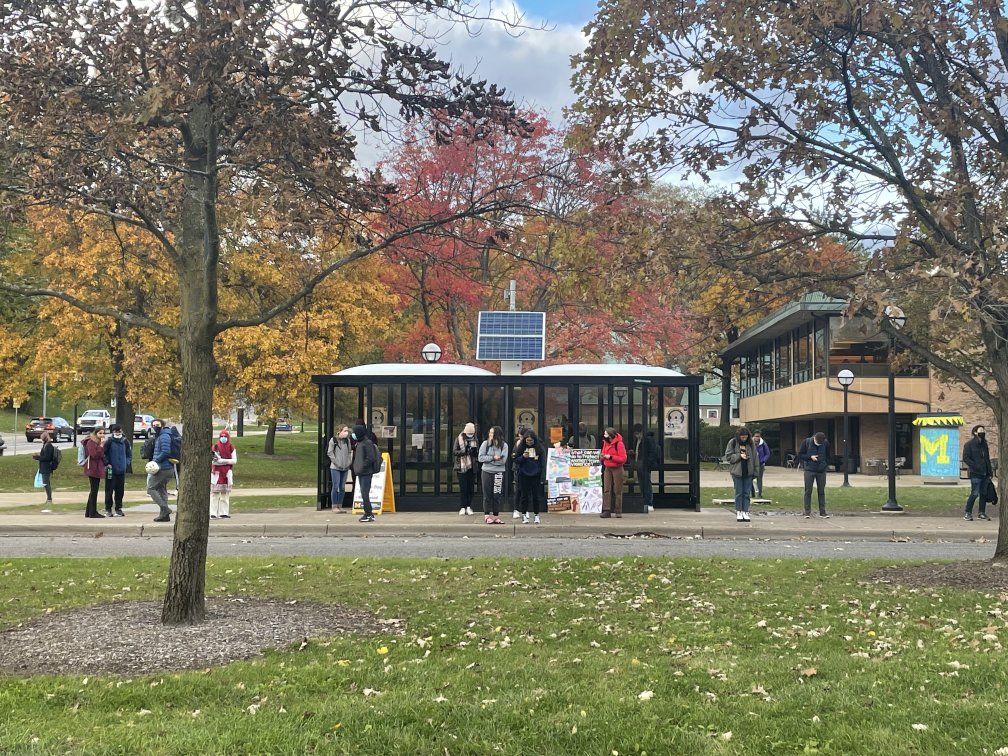
#> input picture object_detection/IMG_4194.jpg, 4032 x 3024 px (shown at 1/4 size)
$ python -i color.py   (imports and definitions only)
#> lines starting #> are read from the running program, lines starting #| are printed output that depends on the picture
#> further down, picture is the input picture: shape (3024, 4032, 3); mean B, G, R 100.4, 121.5, 123.4
import numpy as np
import matplotlib.pyplot as plt
import cv2

# [109 lines left out: function WhiteBalance, not called in this run]

def white_balance_1(img):


    r, g, b = cv2.split(img)
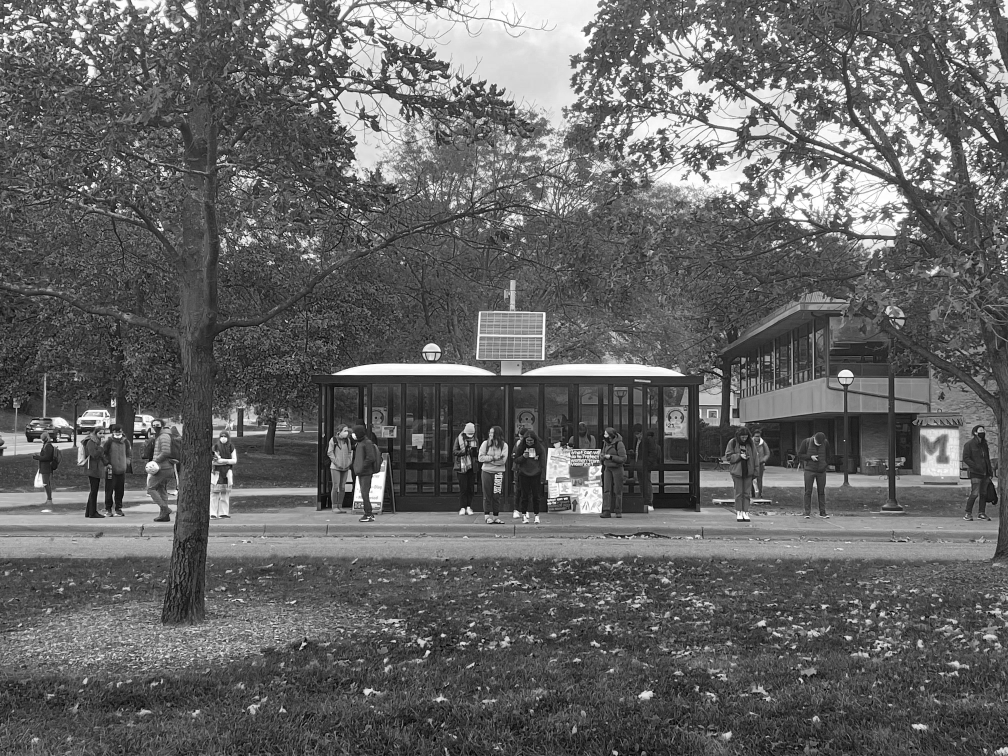
#> r: shape (3024, 4032) (shown at 1/4 size); min 0, max 255, mean 100.4
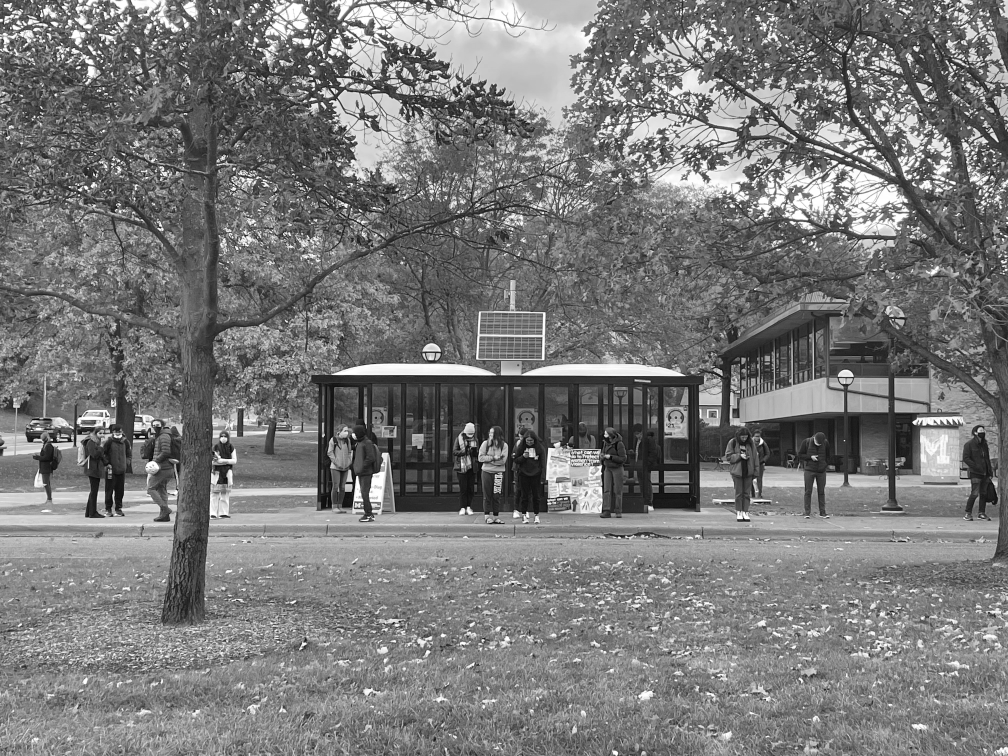
#> g: shape (3024, 4032) (shown at 1/4 size); min 0, max 255, mean 121.5
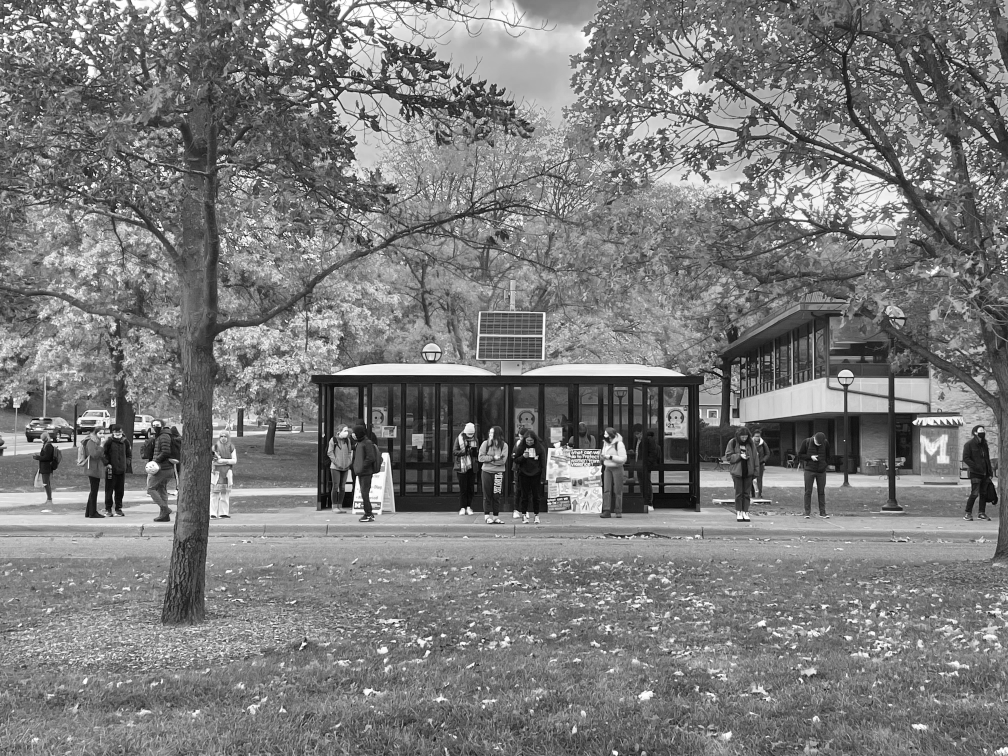
#> b: shape (3024, 4032) (shown at 1/4 size); min 0, max 255, mean 123.4
    r_avg = cv2.mean(r)[0]
#> r_avg = 100.4
    g_avg = cv2.mean(g)[0]
#> g_avg = 121.5
    b_avg = cv2.mean(b)[0]
#> b_avg = 123.4

    k = (r_avg + g_avg + b_avg) / 3
#> k = 115.1
    kr = k / r_avg
#> kr = 1.15
    kg = k / g_avg
#> kg = 0.947
    kb = k / b_avg
#> kb = 0.933
    r = cv2.addWeighted(src1=r, alpha=kr, src2=0, beta=0, gamma=0)
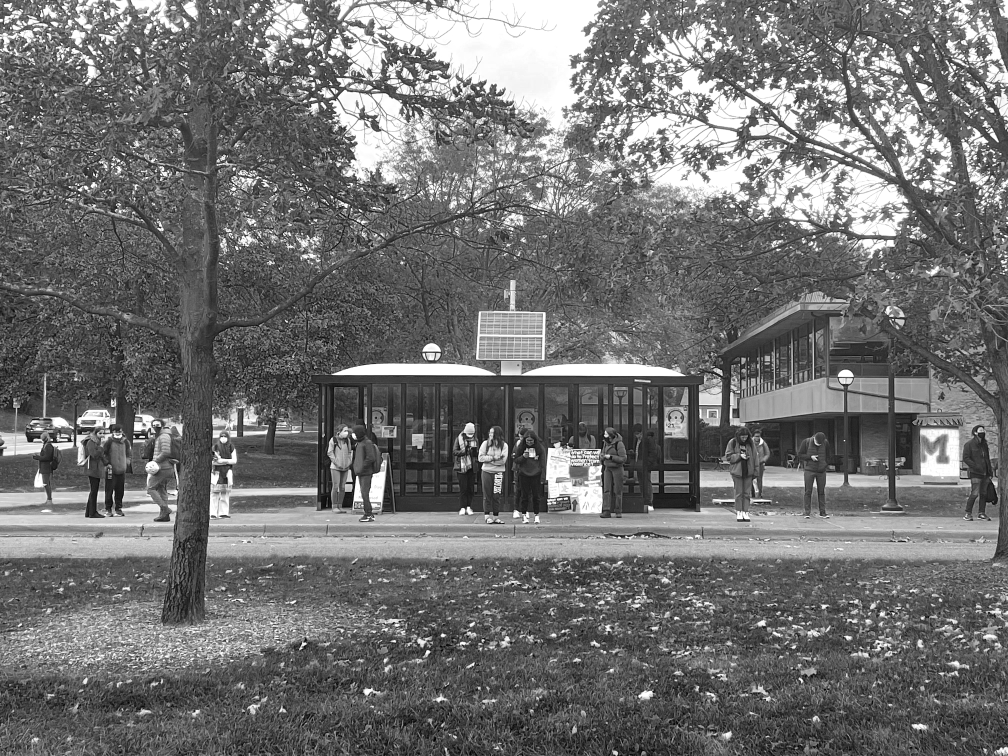
#> r: shape (3024, 4032) (shown at 1/4 size); min 0, max 255, mean 113.7
    g = cv2.addWeighted(src1=g, alpha=kg, src2=0, beta=0, gamma=0)
    b = cv2.addWeighted(src1=b, alpha=kb, src2=0, beta=0, gamma=0)
    balance_img = cv2.merge([b, g, r])
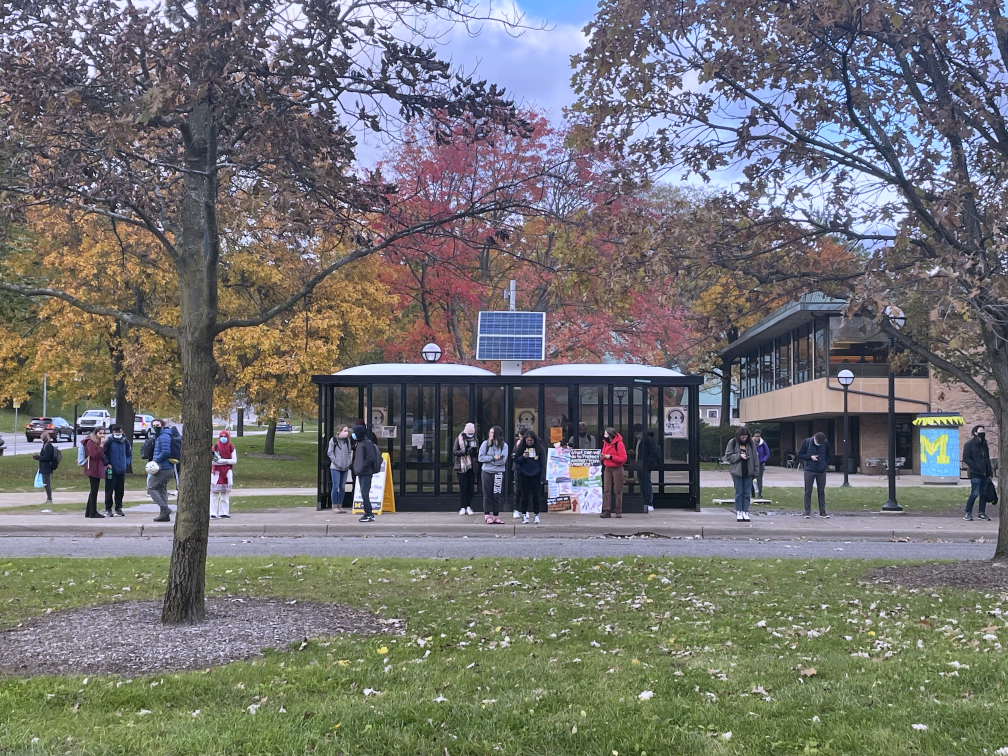
#> balance_img: shape (3024, 4032, 3) (shown at 1/4 size); mean R, G, B 115.1, 115.1, 113.7
    return balance_img

# [268 lines left out: functions white_balance_2, white_balance_3, white_balance_4, white_balance_5, not called in this run]

>>> import cv2
>>> picture = cv2.imread('IMG_4194.jpg')
>>> result = white_balance_1(picture)

$ run again, on object_detection/test.jpeg
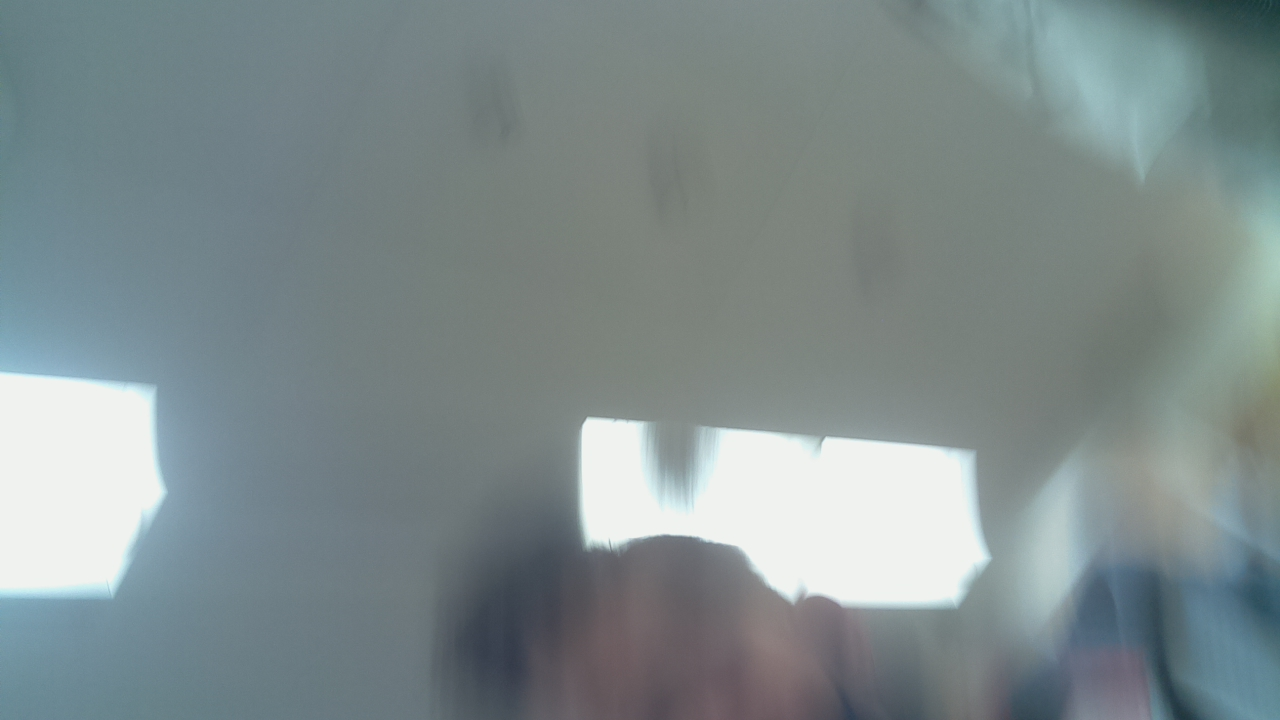
#> input picture object_detection/test.jpeg, 1280 x 720 px
#> picture is the input picture: shape (720, 1280, 3); mean B, G, R 141.2, 140.1, 127.2
#> in white_balance_1, `r, g, b = cv2.split(img)`:
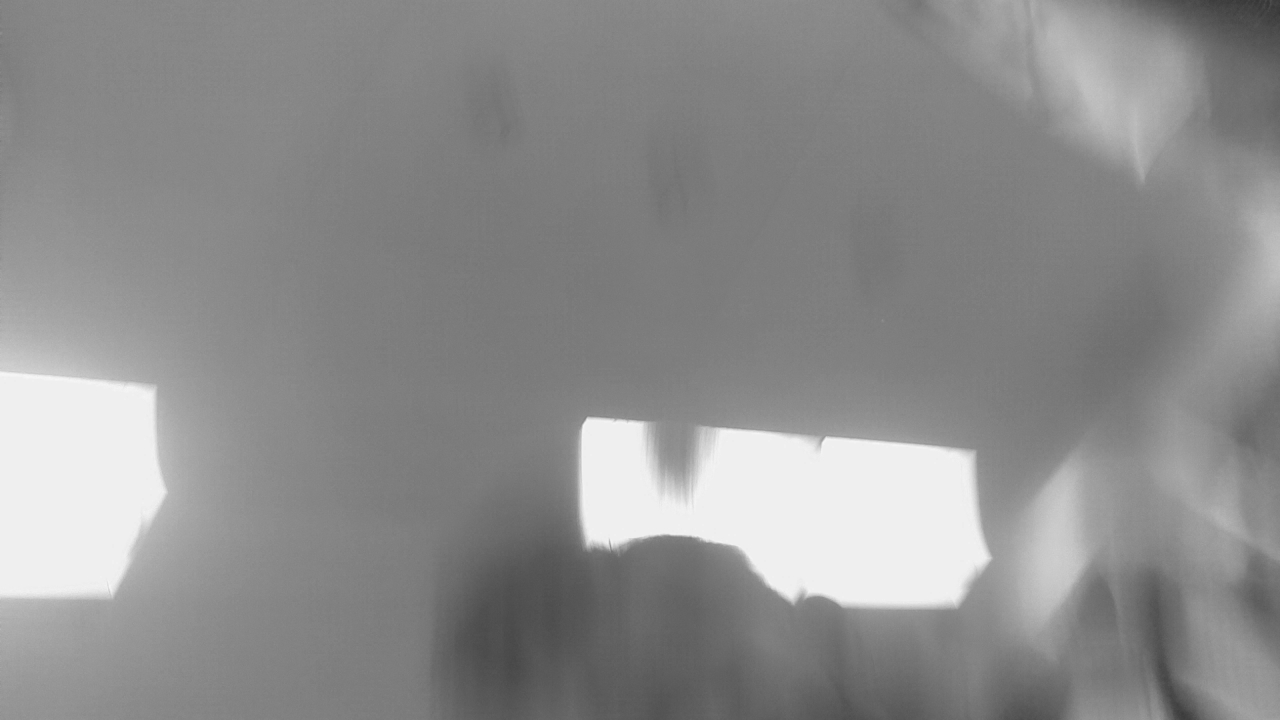
#> r: shape (720, 1280); min 54, max 247, mean 141.2
#> in white_balance_1, `r, g, b = cv2.split(img)`:
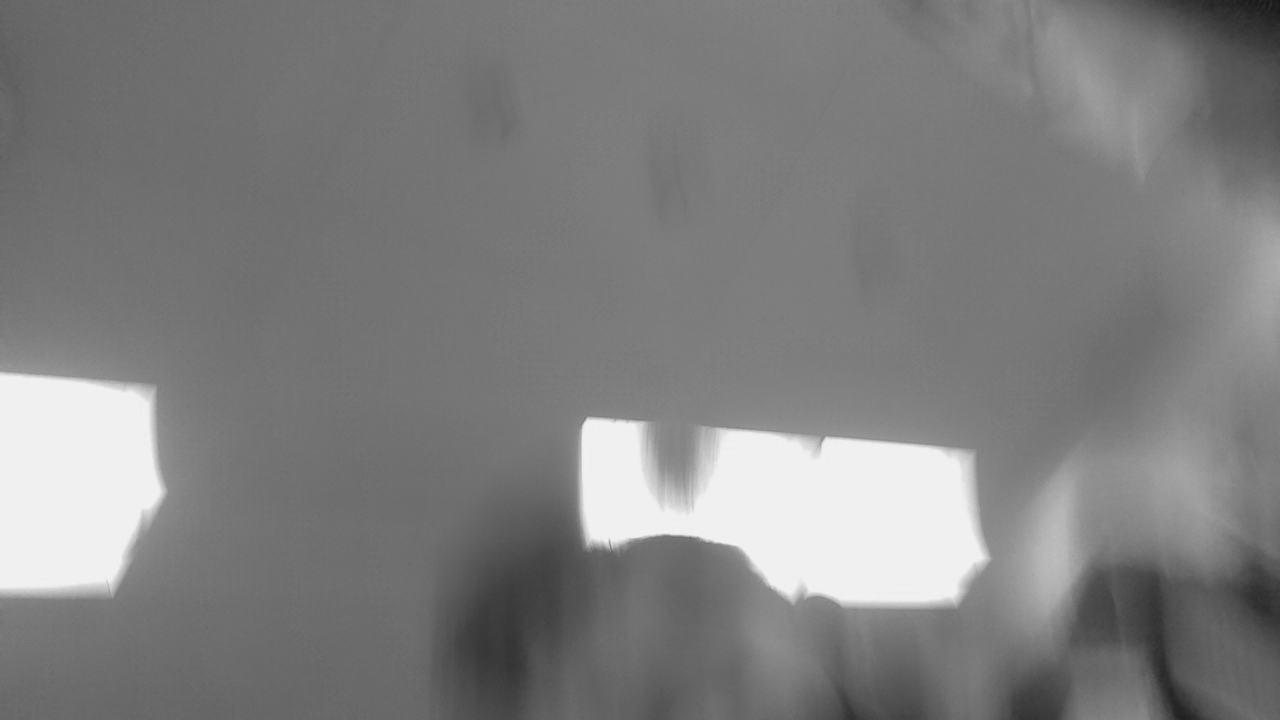
#> b: shape (720, 1280); min 22, max 242, mean 127.2
#> r_avg = 141.2
#> g_avg = 140.1
#> b_avg = 127.2
#> k = 136.2
#> kr = 0.964
#> kg = 0.972
#> kb = 1.07
